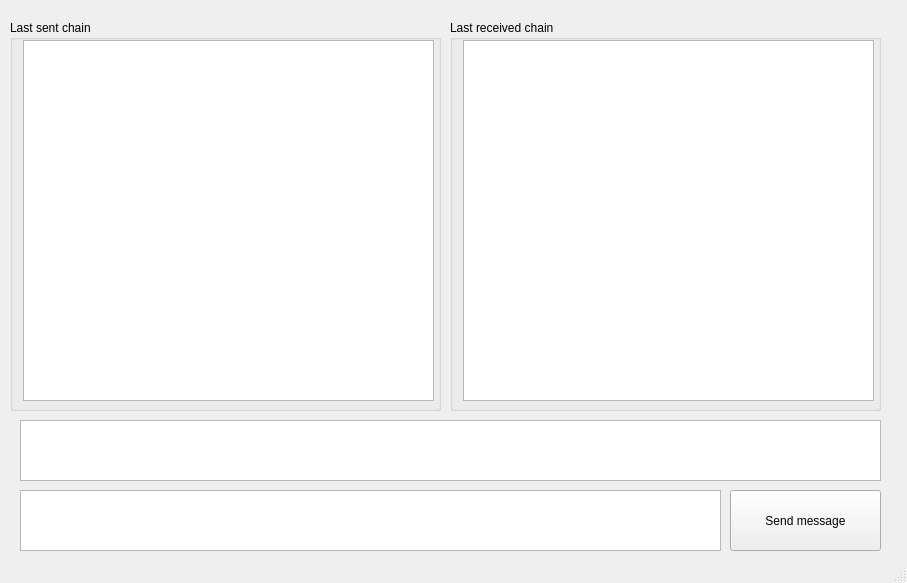
<?xml version="1.0" encoding="UTF-8"?>
<ui version="4.0">
 <class>MainWindow</class>
 <widget class="QMainWindow" name="MainWindow">
  <property name="geometry">
   <rect>
    <x>0</x>
    <y>0</y>
    <width>907</width>
    <height>583</height>
   </rect>
  </property>
  <property name="windowTitle">
   <string>MainWindow</string>
  </property>
  <widget class="QWidget" name="centralwidget">
   <widget class="QTextEdit" name="textEdit">
    <property name="geometry">
     <rect>
      <x>20</x>
      <y>490</y>
      <width>701</width>
      <height>61</height>
     </rect>
    </property>
   </widget>
   <widget class="QPushButton" name="pushButton">
    <property name="geometry">
     <rect>
      <x>730</x>
      <y>490</y>
      <width>151</width>
      <height>61</height>
     </rect>
    </property>
    <property name="text">
     <string>Send message</string>
    </property>
   </widget>
   <widget class="QGroupBox" name="groupBox">
    <property name="geometry">
     <rect>
      <x>10</x>
      <y>20</y>
      <width>431</width>
      <height>391</height>
     </rect>
    </property>
    <property name="title">
     <string>Last sent chain</string>
    </property>
    <widget class="QTextEdit" name="textEdit_2">
     <property name="geometry">
      <rect>
       <x>13</x>
       <y>20</y>
       <width>411</width>
       <height>361</height>
      </rect>
     </property>
    </widget>
   </widget>
   <widget class="QGroupBox" name="groupBox_2">
    <property name="geometry">
     <rect>
      <x>450</x>
      <y>20</y>
      <width>431</width>
      <height>391</height>
     </rect>
    </property>
    <property name="title">
     <string>Last received chain</string>
    </property>
    <widget class="QTextEdit" name="textEdit_3">
     <property name="geometry">
      <rect>
       <x>13</x>
       <y>20</y>
       <width>411</width>
       <height>361</height>
      </rect>
     </property>
    </widget>
   </widget>
   <widget class="QTextEdit" name="textEdit_4">
    <property name="geometry">
     <rect>
      <x>20</x>
      <y>420</y>
      <width>861</width>
      <height>61</height>
     </rect>
    </property>
   </widget>
  </widget>
  <widget class="QStatusBar" name="statusbar"/>
 </widget>
 <resources/>
 <connections/>
</ui>
